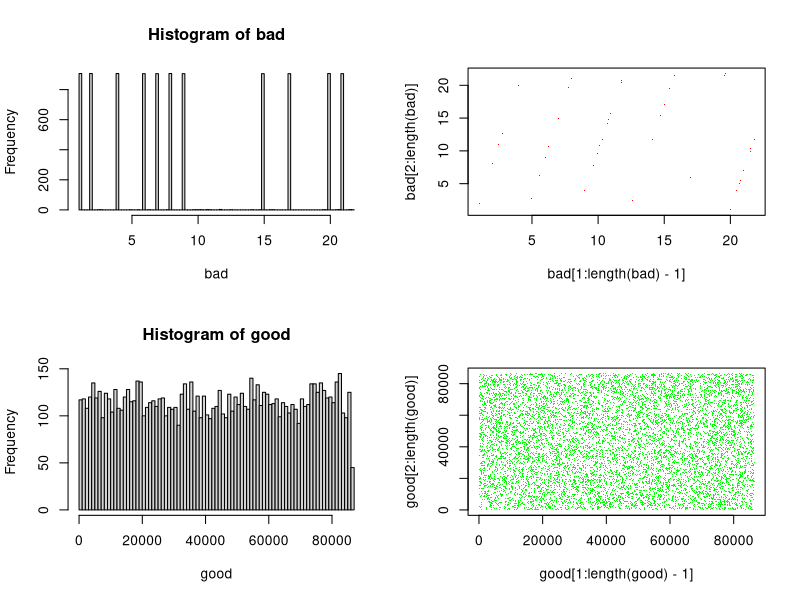

The R source for this figure:
# ------------------------------------------------------------------------------
# Linear Congruential Generator (Random Number Generator).
# ------------------------------------------------------------------------------
# 22 September 2022
# Pete Arnold
# ------------------------------------------------------------------------------

# Next value/seed generator.
lcg <- function(modulus, a, c, seed) {
    return((a * (seed + c)) %% modulus)
}

# Vector generator.
lcg_vector <- function(modulus, a, c, seed, n) {
    l <- vector()
    for (i in 1:n) {
        s <- lcg(modulus, a, c, s)
        l <- rbind(l, s)
    }
    return(l)
}

# Create two arrays, one with typically bad parameters and one with good ones.
# Parameters from Nicole Radziwill,
# https://qualityandinnovation.com/2015/03/03/a-linear-congruential-generator-lcg-in-r/

# Number of elements in the vectors.
n <- 10000

# Bad parameters.
m <- 23
a <- 6
s <- runif(1) * 100
c <- 7
bad <- lcg_vector(m, a, c, s, n)
# Good parameters.
m <- 86436
a <- 1093
s <- runif(1) * 100
c <- 18257
good <- lcg_vector(m, a, c, s, n)

# Plot the results.
par(mfrow=c(2,2))
hist(bad, breaks=100)
plot(bad[1:length(bad)-1], bad[2:length(bad)], pch='.', cex=1, col='red')
hist(good, breaks=100)
plot(good[1:length(good)-1], good[2:length(good)], pch='.', cex=1, col='green')
